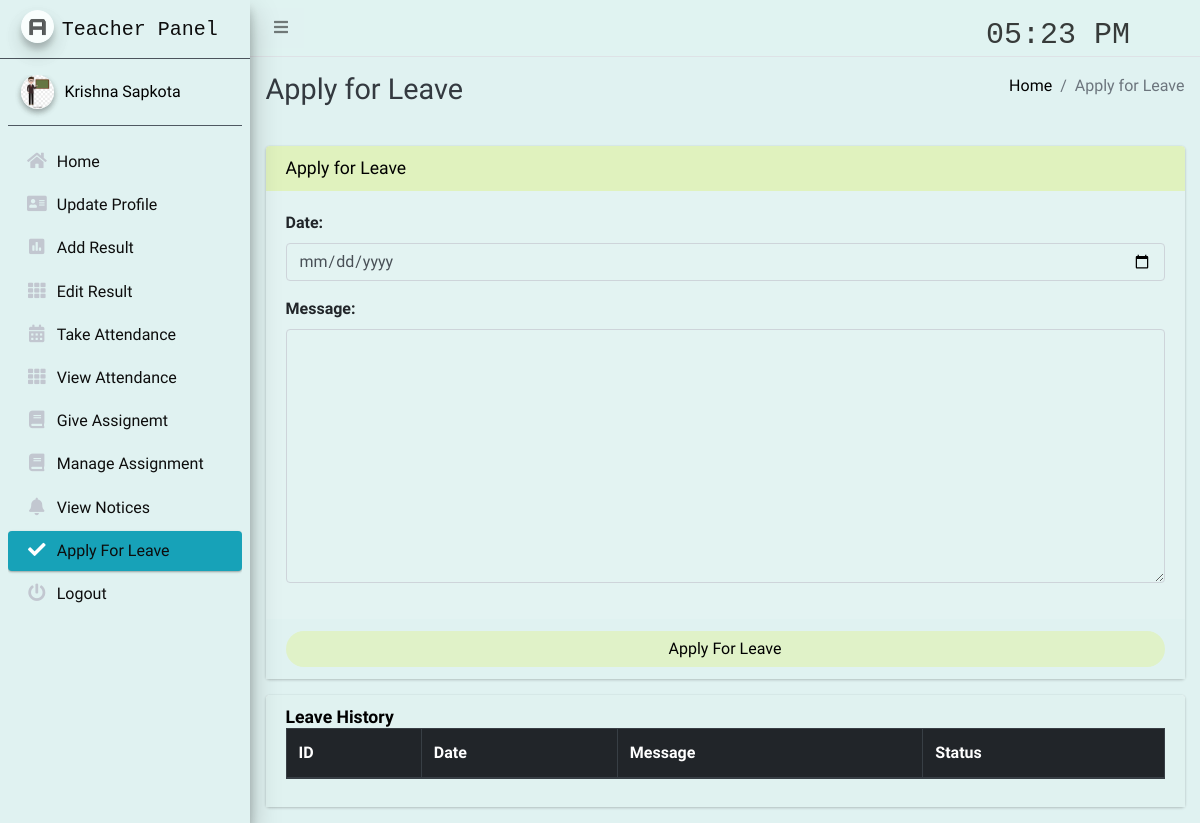
The page /staff/apply/leave/ (signed in) on the database as committed earlier.
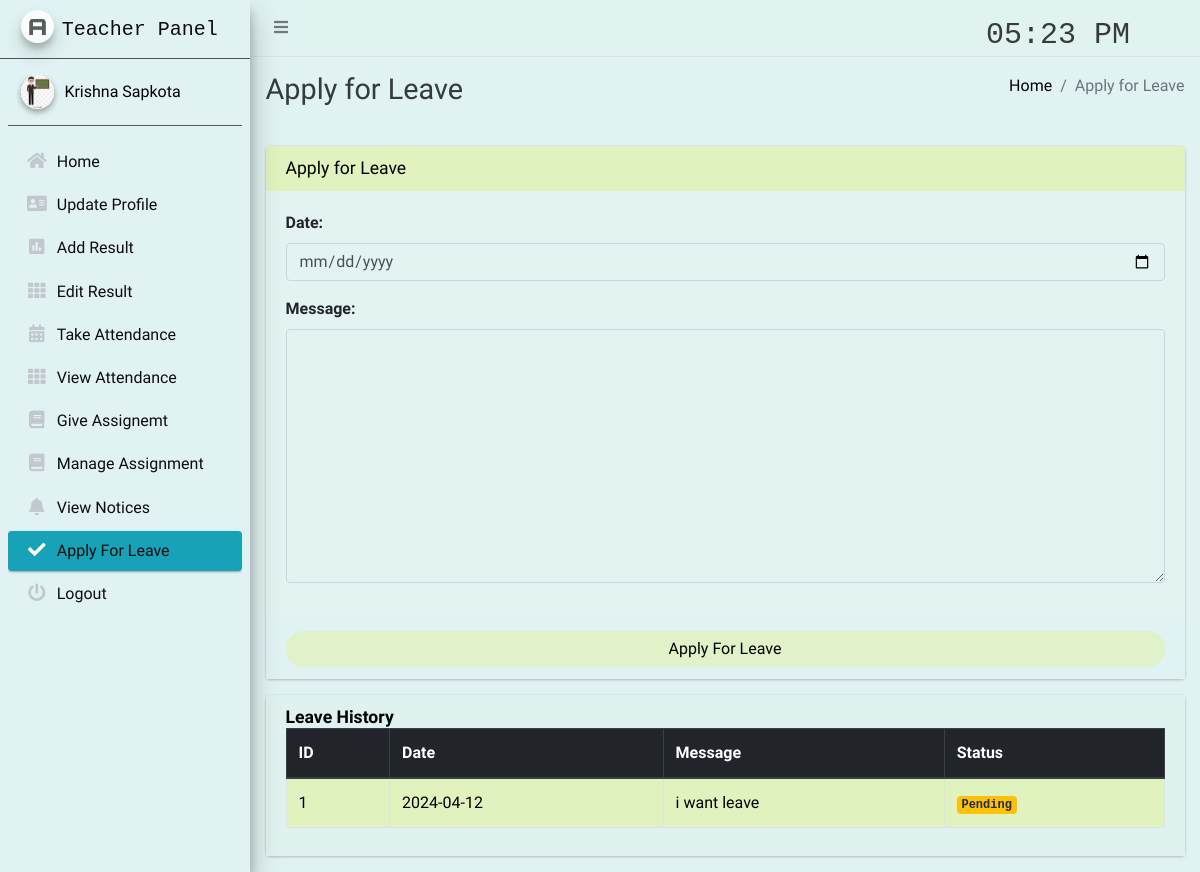
The same page on the database as committed later.
### main_app/models.py (models this page shows)
class LeaveReportStaff(models.Model):
    staff = models.ForeignKey(Staff, on_delete=models.CASCADE)
    date = models.CharField(max_length=60)
    message = models.TextField()
    status = models.SmallIntegerField(default=0)
    created_at = models.DateTimeField(auto_now_add=True)
    updated_at = models.DateTimeField(auto_now=True)

### main_app/staff_views.py (the view, shortened to what this page needs)
# urls.py: path("staff/apply/leave/", staff_views.staff_apply_leave,
def staff_apply_leave(request):
    form = LeaveReportStaffForm(request.POST or None)
    staff = get_object_or_404(Staff, admin_id=request.user.id)
    context = {
        'form': form,
        'leave_history': LeaveReportStaff.objects.filter(staff=staff),
        'page_title': 'Apply for Leave'
    }
    return render(request, "staff_template/staff_apply_leave.html", context)

### main_app/forms.py
class LeaveReportStaffForm(FormSettings):
    def __init__(self, *args, **kwargs):
        super(LeaveReportStaffForm, self).__init__(*args, **kwargs)
    class Meta:
        model = LeaveReportStaff
        fields = ['date', 'message']
        widgets = {
            'date': DateInput(attrs={'type': 'date'}),
        }

### main_app/models.py (called while the page is built)
    def __str__(self):
        return self.first_name + " "+ self.last_name

### main_app/templates/staff_template/staff_apply_leave.html
{% extends 'main_app/base.html' %}
{% load static %}
{% block page_title %}{{page_title}}{% endblock page_title %}
{% block content %}
<section class="content">
    <div class="container-fluid">
        <div class="row">
            <div class="col-md-12">
                <div class="card card-dark">
                    <div class="card-header" style=" background-color: rgba(224,242,190 ); color: black; border: none;">
                        <h3 class="card-title" style="color: black;">{{page_title}}</h3>
                    </div>
                    {% include "main_app/form_template.html" with messages=messages  form=form button_text="Apply For Leave"%}
                </div>
<div class="card card-default">
    <div class="card-header" style=" background-color: rgba(224,242,240 ); color: black; border: none;"><h3 class="card-title"><b>Leave History</b></h3>
   <div class="table" >
       <table class="table table-bordered table-hover" style=" background-color: rgba(224,242,190 ); color: black; border: none;">
           <thead class="thead-dark" >
            <tr>
                <th>ID</th>
                <th>Date</th>
                <th>Message</th>
             <th>Status</th>
         </tr>
           </thead>
        {% for leave in leave_history %}
        <tr >
            <td>{{forloop.counter}}</td>
            <td >{{leave.date}}</td>
              <td>{{leave.message}}</td>
              <td>
                  {% if leave.status == 0 %}
                  <span class="badge badge-warning">Pending</span>
                  {% elif leave.status == 1 %}
                  <span class="badge badge-success">Accepted</span>
                    {% else %}
                    <span class="badge badge-danger">Rejected</span>
                    {% endif %}
                </td>
            </tr>
            {% endfor %}
        </table>
    </div>
    </div>
            </div>
        </div>
    </div>
</section>
{% endblock content %}

Rows that differ between the two databases and show on the page:
added LeaveReportStaff: date "2024-04-12", message "i want leave", status "Pending"
